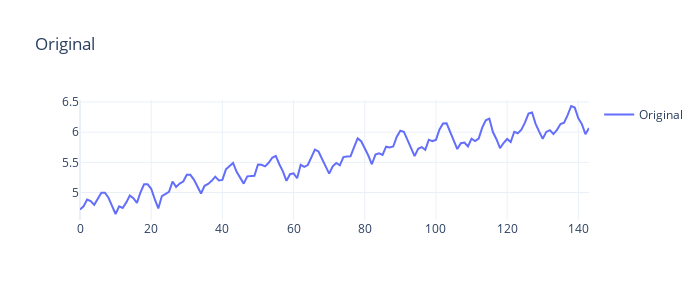

Notebook cell for this chart:
### Markdown cell above
### f. Decomposing 
both trend and seasonality are modeled separately

### Code cell
# data['Month'] = pd.to_datetime(data['Month'])
# data= data.set_index('Month')

def decompose_ts(timeseries):
    timeseries_log = np.log(timeseries)
#     decomposition = seasonal_decompose(timeseries,  model='multiplicative')
    decomposition = seasonal_decompose(timeseries_log,  model='multiplicative')

    trend = decomposition.trend
    seasonal = decomposition.seasonal
    residual = decomposition.resid
    
    fig = go.Figure(go.Scatter(y = timeseries_log,  mode = 'lines', name="Original"))
    fig.update_layout(title='Original',showlegend=True, template="plotly_white", width=700, height=300)
    fig.show()
    
    fig = go.Figure(go.Scatter(y = trend,  mode = 'lines', name="Trend"))
    fig.update_layout(title='Trend',showlegend=True, template="plotly_white", width=700, height=300)
    fig.show()
    
    fig = go.Figure(go.Scatter(y = seasonal, mode = 'lines', name="Seasonality"))
    fig.update_layout(title='Seasonality',showlegend=True, template="plotly_white", width=700, height=300)
    fig.show()
    
    fig = go.Figure(go.Scatter(y = residual, mode = 'lines', name="Residual"))
    fig.update_layout(title='Residual',showlegend=True, template="plotly_white", width=700, height=300)
    fig.show()
    
    print("----- Stationarity test of Residuals ------")
    adf_test(residual.dropna())
    print("----------")
    kpss_test(residual.dropna())

decompose_ts(data.Passengers)

### Figure 1 — Plotly figure (JSON) as saved in the notebook; plotly's stock layout.template omitted (floating-point values rounded to 4 significant figures; data arrays with more than 128 entries replaced by an {"elided": "..."} marker saying what was removed)
{"data": [{"mode": "lines", "name": "Original", "type": "scatter", "y": {"elided": "144 float values"}}], "layout": {"height": 300, "showlegend": true, "title": {"text": "Original"}, "width": 700}}
